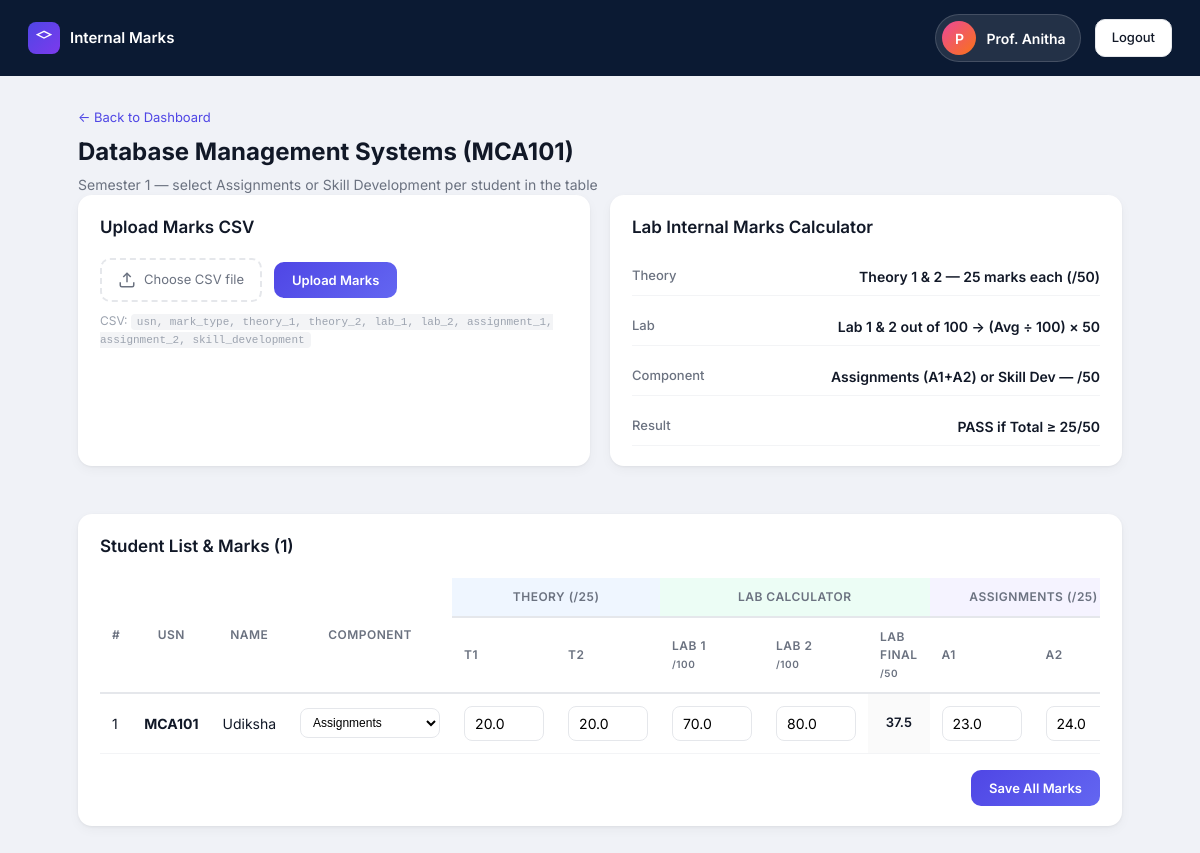
Screenshot of /faculty/subject/4/marks (signed in) with the database file from the repository.
### tables this page shows
CREATE TABLE faculties (
            id INTEGER PRIMARY KEY AUTOINCREMENT,
            name TEXT NOT NULL,
            email TEXT UNIQUE NOT NULL,
            department TEXT NOT NULL DEFAULT 'MCA',
            password TEXT NOT NULL,
            created_at TEXT NOT NULL
        );

CREATE TABLE subjects (
            id INTEGER PRIMARY KEY AUTOINCREMENT,
            code TEXT UNIQUE NOT NULL,
            name TEXT NOT NULL,
            semester INTEGER NOT NULL DEFAULT 1,
            department TEXT NOT NULL DEFAULT 'MCA',
            created_at TEXT NOT NULL
        , mark_type VARCHAR(32) DEFAULT 'assignments');

CREATE TABLE marks (
            id INTEGER PRIMARY KEY AUTOINCREMENT,
            student_id INTEGER NOT NULL,
            subject_id INTEGER NOT NULL,
            marks REAL,
            updated_at TEXT NOT NULL, assignment_marks REAL, lab_marks REAL, assignment_1 FLOAT, assignment_2 FLOAT, lab_1 FLOAT, lab_2 FLOAT, internal_1 FLOAT, internal_2 FLOAT, project_marks FLOAT, theory_1 FLOAT, theory_2 FLOAT, skill_development FLOAT, lab_final FLOAT, final_marks FLOAT, result VARCHAR(8), mark_type VARCHAR(32) DEFAULT 'assignments',
            UNIQUE(student_id, subject_id),
            FOREIGN KEY (student_id) REFERENCES students(id) ON DELETE CASCADE,
            FOREIGN KEY (subject_id) REFERENCES subjects(id) ON DELETE CASCADE
        );

CREATE TABLE students (
            id INTEGER PRIMARY KEY AUTOINCREMENT,
            usn TEXT UNIQUE NOT NULL,
            name TEXT NOT NULL,
            email TEXT NOT NULL,
            semester INTEGER NOT NULL DEFAULT 1,
            department TEXT NOT NULL DEFAULT 'MCA',
            password TEXT NOT NULL,
            created_at TEXT NOT NULL
        );

### app.py (the view, shortened to what this page needs)
@app.route("/faculty/subject/<int:subject_id>/marks", methods=["GET", "POST"])
@faculty_required
def faculty_subject_marks(subject_id):
    faculty_id = session["user_id"]
    if not db.faculty_owns_subject(faculty_id, subject_id):
        flash("You are not allocated to this subject.", "error")
        return redirect(url_for("faculty_dashboard"))
    subject = db.get_subject_by_id(subject_id)
    if not subject:
        flash("Subject not found.", "error")
        return redirect(url_for("faculty_dashboard"))
    students = db.get_students_for_subject(subject_id)
    return render_template(
        "faculty_subject_marks.html",
        faculty=db.get_faculty_by_id(faculty_id),
        subject=subject,
        students=students,
    )

### app.py (called while the page is built)
@app.context_processor
def inject_mca_config():
    return {
        "mca_semesters": db.MCA_SEMESTERS,
        "mark_field_limits": db.MARK_FIELD_LIMITS,
        "mark_types": db.MARK_TYPES,
        "pass_threshold": db.PASS_THRESHOLD,
        "final_max": db.FINAL_MAX,
    }

def faculty_required(f):
    @wraps(f)
    def decorated(*args, **kwargs):
        if not session.get("logged_in") or session.get("role") != "faculty":
            return redirect(url_for("faculty_login"))
        return f(*args, **kwargs)
    return decorated

### database.py (called while the page is built)
def normalize_mark_row(row):
    return {
        "theory_1": row.get("theory_1") if row.get("theory_1") is not None else row.get("internal_1"),
        "theory_2": row.get("theory_2") if row.get("theory_2") is not None else row.get("internal_2"),
        "assignment_1": row.get("assignment_1"),
        "assignment_2": row.get("assignment_2"),
        "skill_development": row.get("skill_development") if row.get("skill_development") is not None else row.get("project_marks"),
        "lab_1": row.get("lab_1"),
        "lab_2": row.get("lab_2"),
    }

def calculate_lab_final(lab_1, lab_2):
    if lab_1 is None or lab_2 is None:
        return None
    return round(((lab_1 + lab_2) / 2 / 100) * 50, 2)

def calculate_theory_total(theory_1, theory_2):
    if theory_1 is None and theory_2 is None:
        return None
    return round((theory_1 or 0) + (theory_2 or 0), 2)

def calculate_component_total(mark_type, assignment_1, assignment_2, skill_development):
    if mark_type == "skill_development":
        return skill_development
    if assignment_1 is None and assignment_2 is None:
        return None
    return round((assignment_1 or 0) + (assignment_2 or 0), 2)

def calculate_final_marks(theory_total, component_total, lab_final):
    sections = [value for value in (theory_total, component_total, lab_final) if value is not None]
    if not sections:
        return None
    return round(sum(sections) / len(sections), 2)

def determine_result(final_marks):
    if final_marks is None:
        return None
    return "PASS" if final_marks >= PASS_THRESHOLD else "FAIL"

def get_faculty_by_id(faculty_id):
    stmt = select(faculties).where(faculties.c.id == faculty_id)
    with engine.connect() as conn:
        row = conn.execute(stmt).mappings().first()
    return dict(row) if row else None

### templates/faculty_subject_marks.html (shortened to what this page needs)
{% extends "base.html" %}
{% from "partials/flash.html" import flash_messages %}
{% block body %}
<div class="user-layout">
    <header class="user-topbar">
        <div class="user-brand">
            <div class="brand-icon small">
                <svg viewBox="0 0 24 24" fill="none" stroke="currentColor" stroke-width="2"><path d="M12 2L2 7l10 5 10-5-10-5z"/></svg>
            </div>
            <span>Internal Marks</span>
        </div>
        <div class="user-topbar-right">
            <div class="profile-chip">
                <div class="profile-avatar">{{ faculty.name[0] }}</div>
                <span class="profile-name">{{ faculty.name }}</span>
            </div>
            <a href="{{ url_for('faculty_logout') }}" class="btn-outline-sm">Logout</a>
        </div>
    </header>
    <main class="user-main">
        <a href="{{ url_for('faculty_dashboard') }}" class="back-link">← Back to Dashboard</a>
        <h1>{{ subject.name }} ({{ subject.code }})</h1>
        <p class="page-subtitle">Semester {{ subject.semester }} — select Assignments or Skill Development per student in the table</p>
        <div class="management-grid">
            <section class="panel">
                <div class="panel-header"><h2>Upload Marks CSV</h2></div>
                <form method="POST" enctype="multipart/form-data" class="csv-form">
                    <div class="csv-upload-area">
                        <label for="marks-csv" class="csv-label">
                            <svg viewBox="0 0 24 24" fill="none" stroke="currentColor" stroke-width="2"><path d="M21 15v4a2 2 0 0 1-2 2H5a2 2 0 0 1-2-2v-4"/><polyline points="17 8 12 3 7 8"/><line x1="12" y1="3" x2="12" y2="15"/></svg>
                            Choose CSV file
                        </label>
                        <button type="submit" class="btn-primary-sm">Upload Marks</button>
                    </div>
                    <p class="csv-hint">CSV: <code>usn, mark_type, theory_1, theory_2, lab_1, lab_2, assignment_1, assignment_2, skill_development</code></p>
                </form>
            </section>
            <section class="panel info-panel">
                <div class="panel-header"><h2>Lab Internal Marks Calculator</h2></div>
                <div class="profile-details">
                    <div class="detail-row">
                        <span class="detail-label">Theory</span>
                        <span class="detail-value">Theory 1 & 2 — 25 marks each (/50)</span>
                    </div>
                    <div class="detail-row">
                        <span class="detail-label">Lab</span>
                        <span class="detail-value">Lab 1 & 2 out of 100 → (Avg ÷ 100) × 50</span>
                    </div>
                    <div class="detail-row">
                        <span class="detail-label">Component</span>
                        <span class="detail-value">Assignments (A1+A2) or Skill Dev — /50</span>
                    </div>
                    <div class="detail-row">
                        <span class="detail-label">Result</span>
                        <span class="detail-value">PASS if Total ≥ {{ pass_threshold }}/50</span>
                    </div>
                </div>
            </section>
        </div>
        <section class="panel">
            <div class="panel-header">
                <h2>Student List & Marks ({{ students|length }})</h2>
            </div>
            {% if students %}
            <form method="POST" id="marksForm">
                <div class="table-wrap marks-table-wrap">
                    <table class="data-table marks-entry-table" id="marksTable">
                        <thead>
                            <tr class="group-header-row">
                                <th rowspan="2">#</th>
                                <th rowspan="2">USN</th>
                                <th rowspan="2">Name</th>
                                <th rowspan="2">Component</th>
                                <th colspan="2" class="group-header theory-group">Theory (/25)</th>
                                <th colspan="3" class="group-header lab-group">Lab Calculator</th>
                                <th colspan="2" class="group-header assignment-group assign-cols">Assignments (/25)</th>
                            </tr>
                            <tr>
                                <th>T1</th>
                                <th>T2</th>
                                <th>Lab 1<br><small>/100</small></th>
                                <th>Lab 2<br><small>/100</small></th>
                                <th>Lab Final<br><small>/50</small></th>
                                <th class="assign-cols">A1</th>
                                <th class="assign-cols">A2</th>
                            </tr>
                        </thead>
                        <tbody>
                            {% for s in students %}
                            {% set row_type = s.mark_type or 'assignments' %}
                            <tr data-student-id="{{ s.id }}">
                                <td>{{ loop.index }}</td>
                                <td><strong>{{ s.usn }}</strong></td>
                                <td>{{ s.name }}</td>
                                <td>
                                    <select name="mark_type_{{ s.id }}" class="mark-type-select calc-input" data-field="mark_type">
                                        <option value="assignments"{% if row_type == 'assignments' %} selected{% endif %}>Assignments</option>
                                    </select>
                                </td>
                                <td>
                                    <input type="number" name="theory_1_{{ s.id }}" class="marks-input calc-input" data-field="theory_1" data-max="25"
                                        min="0" max="25" step="0.5" value="{{ s.theory_1 if s.theory_1 is not none else '' }}" placeholder="—">
                                </td>
                                <td>
                                    <input type="number" name="theory_2_{{ s.id }}" class="marks-input calc-input" data-field="theory_2" data-max="25"
                                        min="0" max="25" step="0.5" value="{{ s.theory_2 if s.theory_2 is not none else '' }}" placeholder="—">
                                </td>
                                <td>
                                    <input type="number" name="lab_1_{{ s.id }}" class="marks-input calc-input lab-input" data-field="lab_1" data-max="100"
                                        min="0" max="100" step="0.5" value="{{ s.lab_1 if s.lab_1 is not none else '' }}" placeholder="—">
                                </td>
                                <td>
                                    <input type="number" name="lab_2_{{ s.id }}" class="marks-input calc-input lab-input" data-field="lab_2" data-max="100"
                                        min="0" max="100" step="0.5" value="{{ s.lab_2 if s.lab_2 is not none else '' }}" placeholder="—">
                                </td>
                                <td class="calc-cell lab-final-cell">{{ s.lab_final if s.lab_final is not none else '—' }}</td>
                                <td class="assign-cell">
                                    <input type="number" name="assignment_1_{{ s.id }}" class="marks-input calc-input assign-input" data-field="assignment_1" data-max="25"
                                        min="0" max="25" step="0.5" value="{{ s.assignment_1 if s.assignment_1 is not none else '' }}" placeholder="—">
                                </td>
                                <td class="assign-cell">
                                    <input type="number" name="assignment_2_{{ s.id }}" class="marks-input calc-input assign-input" data-field="assignment_2" data-max="25"
                                        min="0" max="25" step="0.5" value="{{ s.assignment_2 if s.assignment_2 is not none else '' }}" placeholder="—">
                                </td>
                            </tr>
                            {% endfor %}
                        </tbody>
                    </table>
                </div>
                <div class="form-actions">
                    <button type="submit" class="btn-primary-sm">Save All Marks</button>
                </div>
            </form>
            {% else %}
            <p class="empty-text">No students found for Semester {{ subject.semester }}.</p>
            {% endif %}
        </section>
    </main>
</div>
{% endblock %}

### rows the page displays
faculties: name "P", name "Prof. Anitha"
subjects: name "Database Management Systems", code "MCA101", semester "1"
marks: usn "MCA101", name "Udiksha", mark_type "Assignments", theory_1 "20.0", theory_2 "20.0", lab_1 "70.0", lab_2 "80.0", lab_final "37.5", assignment_1 "23.0", assignment_2 "24.0"

### other values shown
{{ pass_threshold }} "25"
{{ students|length }} "1"
